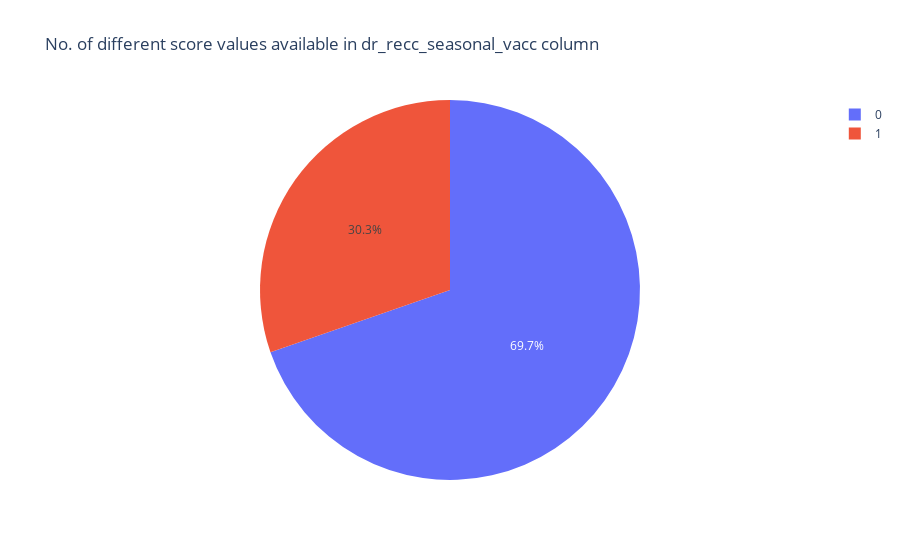

Here is the notebook cell this chart was saved with:
### Code cell
## To see how many different values inside 1 columns

quality_counts = data_frame['dr_recc_seasonal_vacc'].value_counts().reset_index()
quality_counts.columns = ['dr_recc_seasonal_vacc', 'Count']
# Creating a pie chart
fig = px.pie(quality_counts, values='Count', names='dr_recc_seasonal_vacc', title='No. of different score values available in dr_recc_seasonal_vacc column')
fig.show()

### Figure 1 — Plotly figure (JSON) as saved in the notebook; plotly's stock layout.template omitted (floating-point values rounded to 4 significant figures)
{"data": [{"domain": {"x": [0, 1], "y": [0, 1]}, "hovertemplate": "dr_recc_seasonal_vacc=%{label}<br>Count=%{value}<extra></extra>", "labels": [0, 1], "legendgroup": "", "name": "", "showlegend": true, "type": "pie", "values": [18613, 8094]}], "layout": {"legend": {"tracegroupgap": 0}, "title": {"text": "No. of different score values available in dr_recc_seasonal_vacc column"}}}
